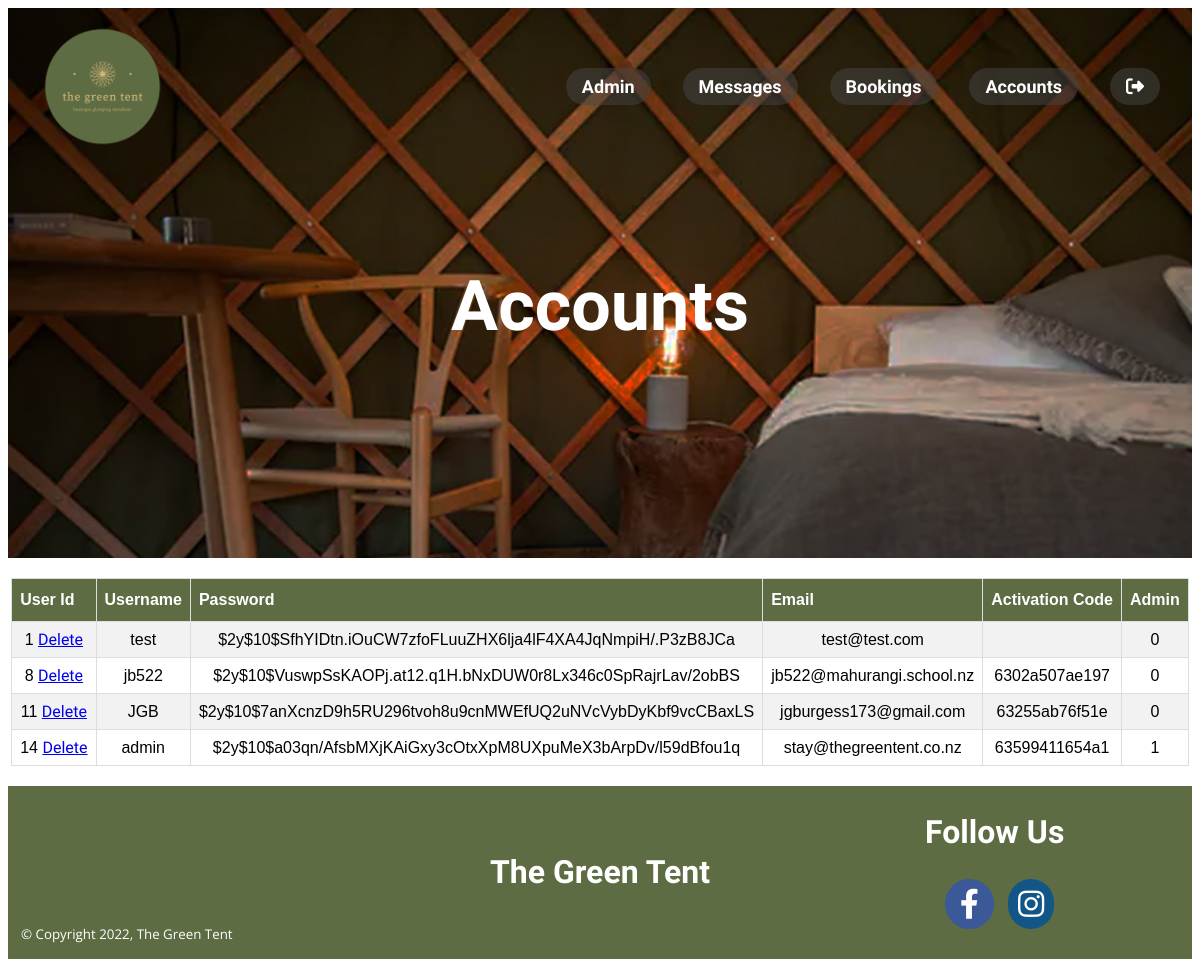
Page /accounts.php (signed in) on the committed database.
### tables this page shows
CREATE TABLE `accounts` (
  `user_id` int(11) NOT NULL,
  `username` varchar(50) NOT NULL,
  `password` varchar(255) NOT NULL,
  `email` varchar(100) NOT NULL,
  `activation_code` varchar(50) DEFAULT '',
  `admin` int(11) NOT NULL
);

### accounts.php (the view, shortened to what this page needs)
<?php
include 'head.php';
include 'setup.php';
?>
<body>
    <div class="container">
        <header class="availability-page-bg-img">
            <?php include 'admin-nav.php'; ?>
            <span class="header-title">
                <h1>Accounts</h1>
            </span>
        </header>
        <main>
            <table id="dbtable">
                <tr>
                    <th>User Id</th>
                    <th>Username</th>
                    <th>Password</th>
                    <th>Email</th>
                    <th>Activation Code</th>
                    <th>Admin</th>
                </tr>
                <?php
                    $sql = "SELECT * FROM accounts";
                    $result = $conn->query($sql);
                    if ($result->num_rows > 0) {
                        while($row = $result->fetch_assoc()) {
                        $user_id=$row['user_id'];
                        $username=$row["username"];
                        $password=$row["password"];
                        $email=$row["email"];
                        $activation_code=$row["activation_code"];
                        $admin=$row["admin"];
                      ?>
                <tr>
                    <td><?php print $user_id; ?>
                    <a href='account_delete.php?id=<?php print $user_id; ?>'>Delete</a>
                    </td>
                    <td><?php print $username; ?></td>
                    <td><?php print $password; ?></td>
                    <td><?php print $email; ?></td>
                    <td><?php print $activation_code; ?></td>
                    <td><?php print $admin; ?></td>
                </tr>
                <?php
                    }
                    }
                    else {
                        echo "0 results";
                    }
                ?>
            </table>
        </main>
<?php include 'bottom.php'; ?>

### css/the-green-tent_style.css (style rules this page uses)
body { font-family: 'Open Sans', sans-serif; }
html { scroll-behavior: smooth; }
.container { display: grid; height: 100vh; grid-template-columns: 1fr 1fr 1fr 1fr; grid-template-rows: 1fr 1fr 1fr; grid-template-areas: "header header header header" "main main main main" "footer footer footer footer"; }
.availability-page-bg-img { background-image: url("../Images/the-green-tent-bed-v2.jpg"); }
header { color: #fff; grid-area: header; background-position: center center; background-repeat: no-repeat; background-attachment: fixed; background-size: cover; background-color: #464646; height: 550px; }
.header-title { display: block; text-align: center; font-size: 35px; }
.header-title h1 { margin-top: 100px; }
main { grid-area: main; background-color: #fff; display: grid; justify-content: center; align-content: center; text-align: center; }
h1, h2, h3, h4, a { font-family: 'Open Sans Condensed', sans-serif; }
#dbtable { font-family: Arial, Helvetica, sans-serif; border-collapse: collapse; width: 100%; margin: 20px 0 20px 0; }
#dbtable td, #dbtable th { border: 1px solid #ddd; padding: 8px; }
#dbtable tr:nth-child(even) { background-color: #f2f2f2; }
#dbtable th { padding-top: 12px; padding-bottom: 12px; text-align: left; background-color: #5D6C43; color: white; }

### rows in the picture
accounts: user_id "1", username "test", password "$2y$10$SfhYIDtn.iOuCW7zfoFLuuZHX6lja4lF4XA4JqNmpiH/.P3zB8JCa", email "test@test.com", admin "0"
accounts: user_id "8", username "jb522", password "$2y$10$VuswpSsKAOPj.at12.q1H.bNxDUW0r8Lx346c0SpRajrLav/2obBS", email "jb522@mahurangi.school.nz", activation_code "6302a507ae197", admin "0"
accounts: user_id "11", username "JGB", password "$2y$10$7anXcnzD9h5RU296tvoh8u9cnMWEfUQ2uNVcVybDyKbf9vcCBaxLS", email "jgburgess173@gmail.com", activation_code "63255ab76f51e", admin "0"
accounts: user_id "14", username "admin", password "$2y$10$a03qn/AfsbMXjKAiGxy3cOtxXpM8UXpuMeX3bArpDv/l59dBfou1q", email "stay@thegreentent.co.nz", activation_code "63599411654a1", admin "1"
